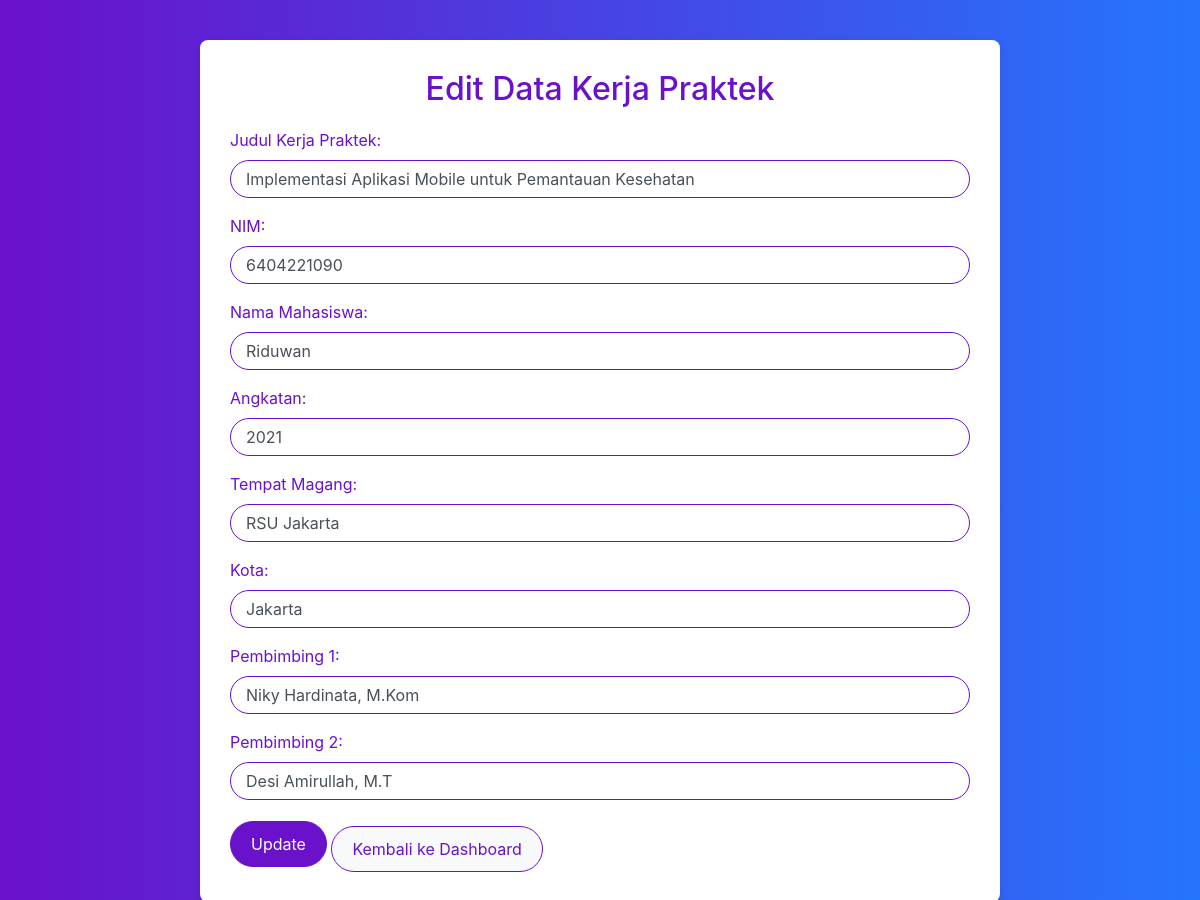
The page /edit_kerja_praktek.php?id=20 (signed in) on the database its author committed.
### tables this page shows
CREATE TABLE `kerja_praktek` (
  `id` int(11) NOT NULL,
  `judul` varchar(255) NOT NULL,
  `nim` varchar(20) NOT NULL,
  `nama_mahasiswa` varchar(100) NOT NULL,
  `angkatan` year(4) NOT NULL,
  `tempat_magang` varchar(255) NOT NULL,
  `kota` varchar(100) NOT NULL,
  `pembimbing1` varchar(100) DEFAULT NULL,
  `pembimbing2` varchar(100) DEFAULT NULL
);

### edit_kerja_praktek.php (the view, shortened to what this page needs)
<?php
include 'db.php';
if (isset($_GET['id'])) {
    $id = $_GET['id'];
    $sql = "SELECT * FROM kerja_praktek WHERE id = ?";
    $stmt = $conn->prepare($sql);
    $stmt->bind_param("i", $id);
    $stmt->execute();
    $result = $stmt->get_result();
    if ($result->num_rows > 0) {
        $row = $result->fetch_assoc();
    } else {
        echo "Data tidak ditemukan!";
        exit();
    }
} else {
    echo "ID tidak disediakan!";
    exit();
}
?>
<!DOCTYPE html>
<html lang="en">
<head>
    <link rel="stylesheet" href="https://stackpath.bootstrapcdn.com/bootstrap/4.3.1/css/bootstrap.min.css">
</head>
<body>
    <div class="container">
        <h2>Edit Data Kerja Praktek</h2>
        <form action="update_kerja_praktek.php" method="post" onsubmit="return validateForm()">
            <div class="form-group">
                <label for="judul">Judul Kerja Praktek:</label>
                <input type="text" class="form-control" id="judul" name="judul" value="<?php echo htmlspecialchars($row['judul']); ?>" required>
            </div>
            <div class="form-group">
                <label for="nim">NIM:</label>
                <input type="text" class="form-control" id="nim" name="nim" value="<?php echo htmlspecialchars($row['nim']); ?>" required>
            </div>
            <div class="form-group">
                <label for="nama_mahasiswa">Nama Mahasiswa:</label>
                <input type="text" class="form-control" id="nama_mahasiswa" name="nama_mahasiswa" value="<?php echo htmlspecialchars($row['nama_mahasiswa']); ?>" required>
            </div>
            <div class="form-group">
                <label for="angkatan">Angkatan:</label>
                <input type="number" class="form-control" id="angkatan" name="angkatan" value="<?php echo htmlspecialchars($row['angkatan']); ?>" required>
            </div>
            <div class="form-group">
                <label for="tempat_magang">Tempat Magang:</label>
                <input type="text" class="form-control" id="tempat_magang" name="tempat_magang" value="<?php echo htmlspecialchars($row['tempat_magang']); ?>" required>
            </div>
            <div class="form-group">
                <label for="kota">Kota:</label>
                <input type="text" class="form-control" id="kota" name="kota" value="<?php echo htmlspecialchars($row['kota']); ?>" required>
            </div>
            <div class="form-group">
                <label for="pembimbing1">Pembimbing 1:</label>
                <input type="text" class="form-control" id="pembimbing1" name="pembimbing1" value="<?php echo htmlspecialchars($row['pembimbing1']); ?>">
            </div>
            <div class="form-group">
                <label for="pembimbing2">Pembimbing 2:</label>
                <input type="text" class="form-control" id="pembimbing2" name="pembimbing2" value="<?php echo htmlspecialchars($row['pembimbing2']); ?>">
            </div>
            <button type="submit" class="btn btn-primary">Update</button>
            <a href="dashboard_koordinator.php" class="btn btn-secondary">Kembali ke Dashboard</a>
        </form>
    </div>
</body>
</html>

### edit_kerja_praktek.php (style rules this page uses)
body { background: linear-gradient(to right, #6a11cb, #2575fc); margin: 0; color: #212529; }
.container { background: #fff; padding: 30px; border-radius: 8px; box-shadow: 0 4px 8px rgba(0, 0, 0, 0.1); margin: 40px auto; max-width: 800px; }
h2 { color: #6a11cb; text-align: center; margin-bottom: 20px; }
.form-group label { color: #6a11cb; }
.form-control { border-radius: 25px; padding: 15px; border-color: #6a11cb; }
.btn-primary { background-color: #6a11cb; border-color: #6a11cb; border-radius: 25px; padding: 10px 20px; }
.btn-secondary { background-color: #f8f9fa; color: #6a11cb; border-color: #6a11cb; border-radius: 25px; padding: 10px 20px; margin-top: 10px; display: inline-block; }

### rows shown on the page
kerja_praktek: judul "Implementasi Aplikasi Mobile untuk Pemantauan Kesehatan", nim "6404221090", nama_mahasiswa "Riduwan", angkatan "2021", tempat_magang "RSU Jakarta", kota "Jakarta", pembimbing1 "Niky Hardinata, M.Kom", pembimbing2 "Desi Amirullah, M.T"
